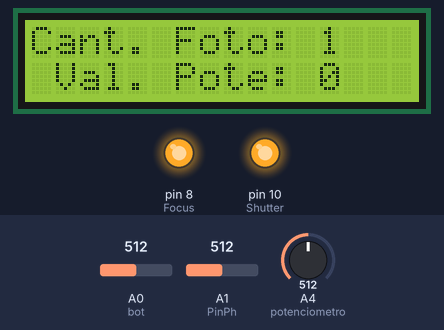
The sketch below on a simulated Arduino Uno, built with avr-gcc and run on an emulated ATmega328P. Shown: 16×2 character LCD, output pins drawn as LEDs (lit = HIGH). The test bench sets the inputs (shaded band); at power-on: A0 (bot) = 512, A1 (PinPh) = 512, A4 (potenciometro) = 512.

Above: at 1.2 s.
1.3 s: A0 (bot) set to 426
9.5 s: A0 (bot) set to 409
At 17.2 s:
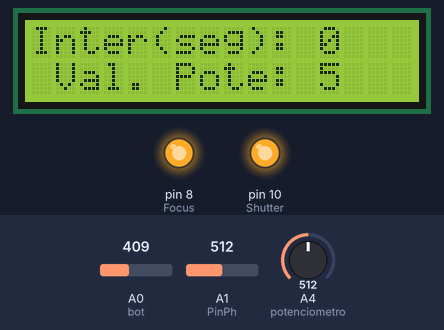
17.6 s: A1 (PinPh) set to 587
25.7 s: A1 (PinPh) set to 610
At 32.33 s:
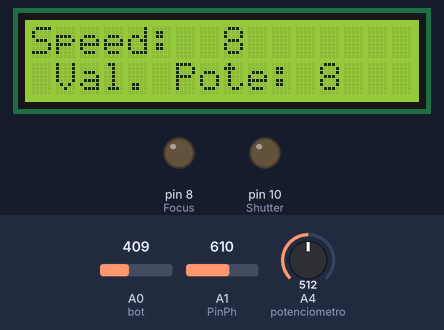
34.4 s: A4 (potenciometro) set to 716
At 34.66 s:
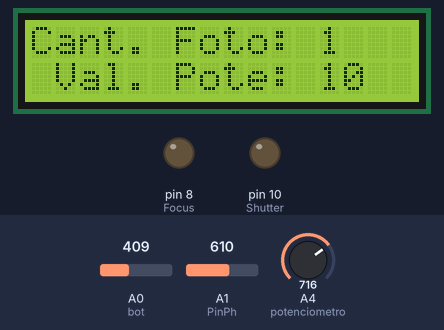
37.0 s: A1 (PinPh) set to 511
At 38.4 s:
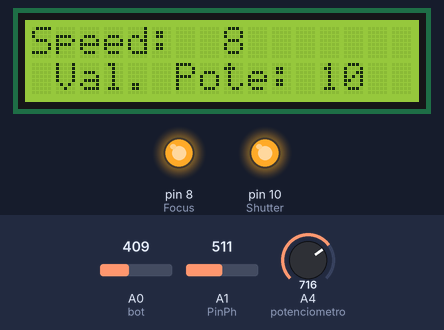
Timing chart, 0 to 46.8 s (numbered marks = the images above; inputs shaded):
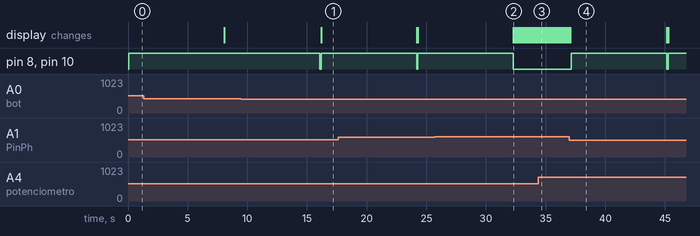

Measured:
- the behaviour switches between 417 and 416 on A0 (bot) (found by bisection; images 0 and 1)
- the behaviour switches between 599 and 600 on A1 (PinPh) (found by bisection; images 1 and 2)
- after the input at 9.5 s, pin 8 (Focus), pin 10 (Shutter): HIGH → LOW after 6.6 s, → HIGH 0.11 s later; the display: changes after 6.7 s (image 1)
- after the input at 25.7 s, pin 8 (Focus), pin 10 (Shutter): goes on until 32.3 s, then stays LOW
- after the input at 37.0 s, pin 8 (Focus), pin 10 (Shutter): LOW → HIGH after 0.16 s, → LOW 8.0 s later, → HIGH 0.11 s later

The sketch:

Modulo4.ino
```cpp
// include the library code:
#include <LiquidCrystal.h>


// initialize the library by associating any needed LCD interface pin
// with the arduino pin number it is connected to
const int rs = 12, en = 11, d4 = 5, d5 = 4, d6 = 3, d7 = 2;
LiquidCrystal lcd(rs, en, d4, d5, d6, d7);
const int potenciometro = A4;  // A2     // asigna a la constante perilla con el valor 0
int valorPot = 0;
int oldPot = 0;
int bot=A0;
int p=0;
int valSave=0;
int valUp=0;
int valDown=0;
int vector[3]={1,0,1};
int valorPot1;
int valorPot2;
int valorPot3;

int Shutter = 10;//Pin shutter
int Focus = 8;//Pin Focus
int PinPh=A1;
int val;
float vel1;
int vel;

void setup() {
  pinMode(bot, INPUT);
  pinMode(Shutter, OUTPUT);//Shutter
  pinMode(Focus, OUTPUT);//Focu
  lcd.begin(16, 2);
  lcd.setCursor(0,1);
  lcd.print(" Val. Pote: 0");
}


//funcion para guardar valor
void save ()
{
  vector[p]=valorPot;
      lcd.print("    ");
        valSave=0;
}

//funcion para subir en el menu
void up ()
{
  delay(100);
  if ( p == 0)
      p=2;
  else
    p= p-1;
        lcd.setCursor(12,0);
      lcd.print("    ");
        valUp=0;
}

//funcion para bajar en el menu
void down ()
{

  delay(100);
  if ( p == 2)
    p = 0;
  else
    p = p+1;
        lcd.setCursor(12,0);
      lcd.print("    ");
        valDown=0;

}

//funcion para imprimir en pantalla
void letrero(String a )
{
  lcd.setCursor(0,0);
    lcd.print(a);
  if ( p == 2)
    lcd.print(" ");
    lcd.print(" ");
  if (p == 2){
    lcd.setCursor(8,0);
    lcd.print(velods(vel));
  }
  else
    lcd.print(vector[p]);
    lcd.print("    ");

}

//funcion de la velocidad de obturacion
float velod(int a){
  switch(a){
    case 1:
      return 8;
    break;
    case 2:
      return 4;
    break;
    case 3:
      return 2;
    break;
    case 4:
      return 1;
    break;
    case 5:
      return 0.5;
    break;
    case 6:
      return 0.25;
    break;
    case 7:
      return 0.125;
    break;
    case 8:
      return 1/15;
    break;
    case 9:
      return 1/30;
    break;
    case 10:
      return 1/60;
    break;
    case 11:
      return 1/125;
    break;
    case 12:
      return 1/250;
    break;
    case 13:
      return 1/500;
    break;
    case 14:
      return 1/1000;
    break;
    case 15:
      return 1/2000;
    break;
}
}

//funcion para imprimir cadena de valores de la velocidad de obturacion
String velods(int a){
  switch(a){
    case 1:
      return "8";
    break;
    case 2:
      return "4";
    break;
    case 3:
      return "2";
    break;
    case 4:
      return "1";
    break;
    case 5:
      return "1/2";
    break;
    case 6:
      return "1/4";
    break;
    case 7:
      return "1/8";
    break;
    case 8:
      return "1/15";
    break;
    case 9:
      return "1/30";
    break;
    case 10:
      return "1/60";
    break;
    case 11:
      return "1/125";
    break;
    case 12:
      return "1/250";
    break;
    case 13:
      return "1/500";
    break;
    case 14:
      return "1/1000";
    break;
    case 15:
      return "1/2000";
    break;
}
}


//funcion para tomar foto
void tomaFoto(float vel1){
  digitalWrite(Focus, HIGH);
  digitalWrite(Shutter, HIGH);
         delay(vel1);
  digitalWrite(Focus, LOW);
  digitalWrite(Shutter, LOW);
}

void loop() {
  valSave=analogRead(bot);
  valUp=analogRead(bot);
  valDown=analogRead(bot);
  val = analogRead(PinPh);
   vel = vector[2];
  vel1=velod(vel)*1000;

  if( valorPot != oldPot ) {
    lcd.setCursor(12,1);
    lcd.print("    ");
    lcd.setCursor(12,1);
    lcd.print(valorPot);
    oldPot = valorPot;

  }


  if(p==0){
    valorPot1 = analogRead(potenciometro);
    valorPot = map(valorPot1,0,1023,0,10);
    letrero("Cant. Foto:");
    if(800 < valSave && valSave < 840 ){
      save();
    }
    if(740 < valUp && valUp < 780 ){
      up();
    }
    if(217 < valDown && valDown < 417){
      down();
    }


  }
  if(p==1){
    valorPot2 = analogRead(potenciometro);
    valorPot = map(valorPot2,0,1023,0,60);
    letrero("Inter(seg):");
    if(800 < valSave && valSave < 840 ){
      save();
    }
    if(740 < valUp && valUp < 780 ){
      up();
    }
    if(217 < valDown && valDown < 417){
      down();
    }
  }
  if(p==2){
    valorPot3 = analogRead(potenciometro);
    valorPot = map(valorPot3,0,1023,1,15);
    letrero("Speed:");
   if(800 < valSave && valSave < 840 ){
      save();
    }
    if(740 < valUp && valUp < 780 ){
      up();
    }
    if(217 < valDown && valDown < 417){
      down();
    }
  }


  if ((val < 600)and(vector[0]>0)){
    for(int i =0; i<vector[0]; i++){
      tomaFoto(vel1);
      delay(vector[1]*1000);
    }}

 }
```
